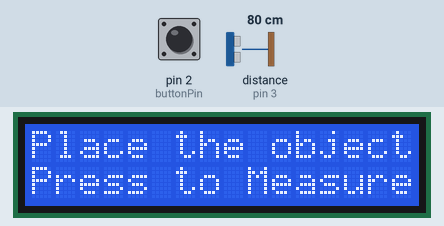
A sketch run on a simulated Arduino Uno, built with avr-gcc and run on an emulated ATmega328P. Parts: 16×2 character LCD. Wiring (inferred from the names in the program): ultrasonic range finder: trigger pin 13; echo pin 3. Inputs (shaded band) come from the test bench; at power-on: pin 2 (buttonPin) HIGH, distance to the obstacle (sensor on pin 3) 80 cm. The echo pulse lasts 58.3 µs per cm; what the sketch prints to the serial monitor is not drawn.

Above: at 1.2 s.
1.3 s: pin 2 (buttonPin) pulled LOW for 0.15 s
At 1.9 s:
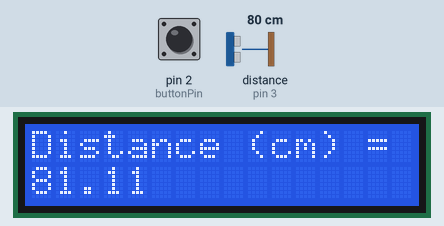
4.4 s: pin 2 (buttonPin) pulled LOW for 1 s
8.4 s: pin 2 (buttonPin) pulled LOW for 3.2 s
Timing chart, 0 to 11.4 s (numbered marks = the images above; inputs shaded):
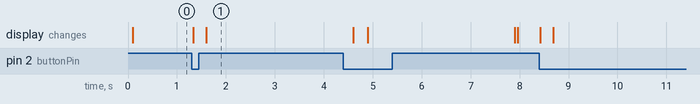

Measured:
- after the input at 1.3 s, the display: first changes at once (image 1 shows a later state)

The sketch:

Ultrasonic_sensor.ino
```cpp
//Ultrasonic_sensor

#include<LiquidCrystal.h>   //Ultrasonic sensor coorected for mean Precise measurement

int rs= 7;
int en=8;
int d4=9;
int d5=10;
int d6=11;
int d7=12;

int trigPin=13;
int echoPin=3;
double pingtime;
double distance;


int buttonPin=2;
int buttonValold=1;
int buttonVal=1;


double sum=0.00;
double totalmeasurements=50.00;
double meandistance;

LiquidCrystal lcd(rs,en,d4,d5,d6,d7);


void setup()
{
     pinMode(trigPin,OUTPUT);
     pinMode(echoPin,INPUT);

     pinMode(buttonPin,INPUT);
     digitalWrite(buttonPin,HIGH);
     lcd.begin(16,2);
     Serial.begin(9600);
}

void pulseSend()
{
   digitalWrite(trigPin,LOW);
   delayMicroseconds(10);
   digitalWrite(trigPin,HIGH);
   delayMicroseconds(10);
   digitalWrite(trigPin,LOW);

}


void loop()
{
    buttonVal=digitalRead(buttonPin);
    sum=0.00;

    lcd.setCursor(0,0);

    pulseSend();

    pingtime= (pulseIn(echoPin,HIGH)/2) ;    // time in microseconds

    distance= 343.00 * (pingtime /10000)  + 1.43 ;

    Serial.println(distance);


    if(buttonValold==1 && buttonVal==0)
  {
       lcd.clear();

       for(int i=0 ;i<totalmeasurements; i++)
       {
               pulseSend();

            pingtime= (pulseIn(echoPin,HIGH)/2) ;    // time in microseconds
            distance= 343.00 * (pingtime /10000)  + 1.43 ;
            sum= sum+ (343.00 * (pingtime /10000)  + 1.43) ;

      /*                      Serial.print(i+1);
                    Serial.print("      ");
                    Serial.print("distance = ");
                    Serial.print(distance);

                    Serial.print("       sum =   ");
                    Serial.println(sum);

      */

       }

        meandistance= sum/(totalmeasurements);

         Serial.println(meandistance);

        if(meandistance<100.00)
        {
             lcd.print("Distance (cm) = ");
             lcd.setCursor(0,1);
             lcd.print(meandistance);
        }

        if(meandistance>=100.00)
        {
             lcd.print("Distance (m) = ");
             lcd.setCursor(0,1);
             lcd.print(meandistance/100.00);
        }

       delay(3000);
       lcd.clear();
   }


  else
  {

      lcd.print("Place the object");
      lcd.setCursor(0,1);
      lcd.print("Press to Measure");

  }


   delay(25);
}
```
